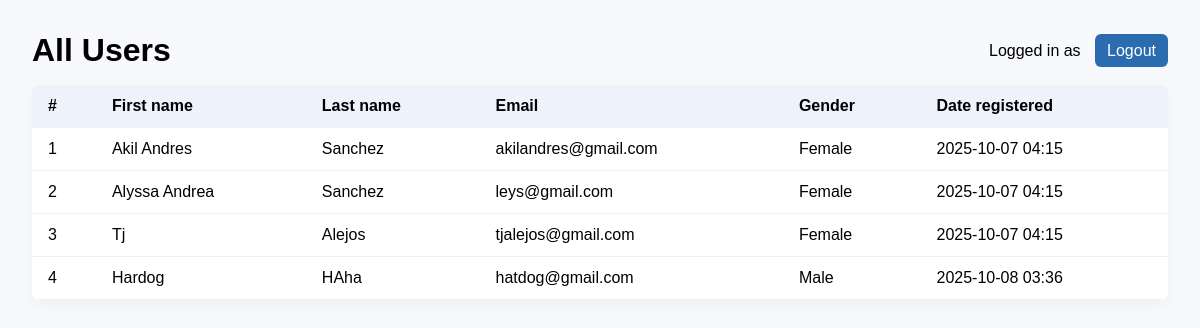
The app's page /Registration/users/ (signed in), older data.
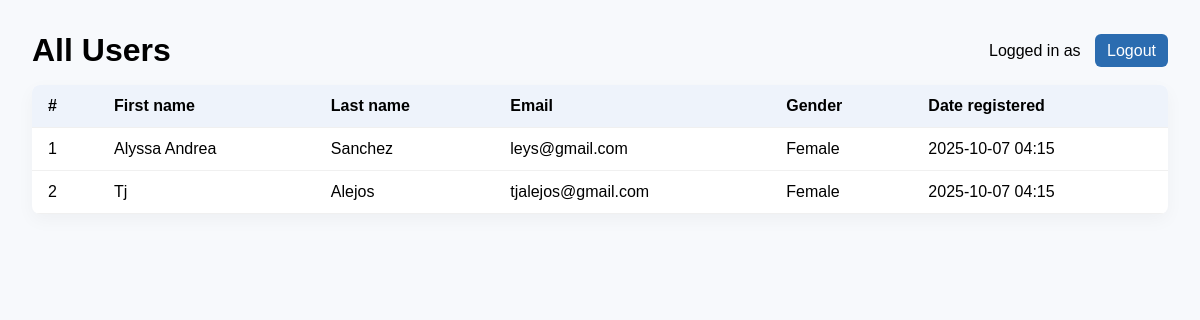
The same page, newer data.
### Registration/models.py (models this page shows)
class userRegistration(models.Model):
    first_name = models.CharField(max_length = 100)
    last_name = models.CharField(max_length = 100)
    email = models.EmailField(max_length = 250)
    password = models.CharField(max_length = 150)
    date_registered = models.DateTimeField(auto_now_add = True)
    gender = models.CharField(max_length=16)

### Registration/views.py (the view)
    def wrapper(request, *args, **kwargs):
        if not request.session.get('user_id'):
            return redirect(f"{reverse('registration:login_page')}?next={request.path}")
        return fn(request, *args, **kwargs)

### Registration/views.py (called while the page is built)
def login_required_view(fn):
    def wrapper(request, *args, **kwargs):
        if not request.session.get('user_id'):
            return redirect(f"{reverse('registration:login_page')}?next={request.path}")
        return fn(request, *args, **kwargs)
    wrapper.__name__ = fn.__name__
    return wrapper

@login_required_view
def users_html(request):
    users = userRegistration.objects.all().order_by('id')
    return render(request, 'registration/users_list.html', {
        'users': users,
        'current_user': request.session.get('user_name')
    })

### Registration/templates/registration/users_list.html (shortened to what this page needs)
<!doctype html>
<html>
<head>
</head>
<body>
  <div class="top">
    <h1 style="margin:0;">All Users</h1>
    <div>
      Logged in as <strong>{{ current_user }}</strong>
      <a href="{% url 'registration:logout_html' %}" class="button" style="margin-left:10px;">Logout</a>
    </div>
  </div>
  <table>
    <thead>
      <tr>
        <th>#</th>
        <th>First name</th>
        <th>Last name</th>
        <th>Email</th>
        <th>Gender</th>
        <th>Date registered</th>
      </tr>
    </thead>
    <tbody>
      {% for u in users %}
      <tr>
        <td>{{ forloop.counter }}</td>
        <td>{{ u.first_name }}</td>
        <td>{{ u.last_name }}</td>
        <td>{{ u.email }}</td>
        <td>{{ u.gender|default:"N/A" }}</td>
        <td>{{ u.date_registered|date:"Y-m-d H:i" }}</td>
      </tr>
      {% empty %}
      <tr><td colspan="6">No users yet.</td></tr>
      {% endfor %}
    </tbody>
  </table>
</body>
</html>

### Registration/templates/registration/users_list.html (style rules this page uses)
body { font-family: Arial, sans-serif; padding:24px; background:#f7f9fc; }
.top { display:flex; justify-content:space-between; align-items:center; margin-bottom:16px; }
table { width:100%; border-collapse:collapse; background:white; border-radius:8px; overflow:hidden; box-shadow:0 6px 18px rgba(0,0,0,0.04); }
th, td { padding:12px 16px; text-align:left; border-bottom:1px solid #f0f0f0; }
th { background:#eef3fb; font-weight:700; }
a.button { padding:8px 12px; background:#2b6cb0; color:white; border-radius:6px; text-decoration:none; }

Row changes from the older to the newer data that the page shows:
removed userRegistration: first_name "Akil Andres", last_name "Sanchez", email "akilandres@gmail.com", gender "Female", date_registered "2025-10-07 04:15"
removed userRegistration: first_name "Hardog", last_name "HAha", email "hatdog@gmail.com", gender "Male", date_registered "2025-10-08 03:36"
